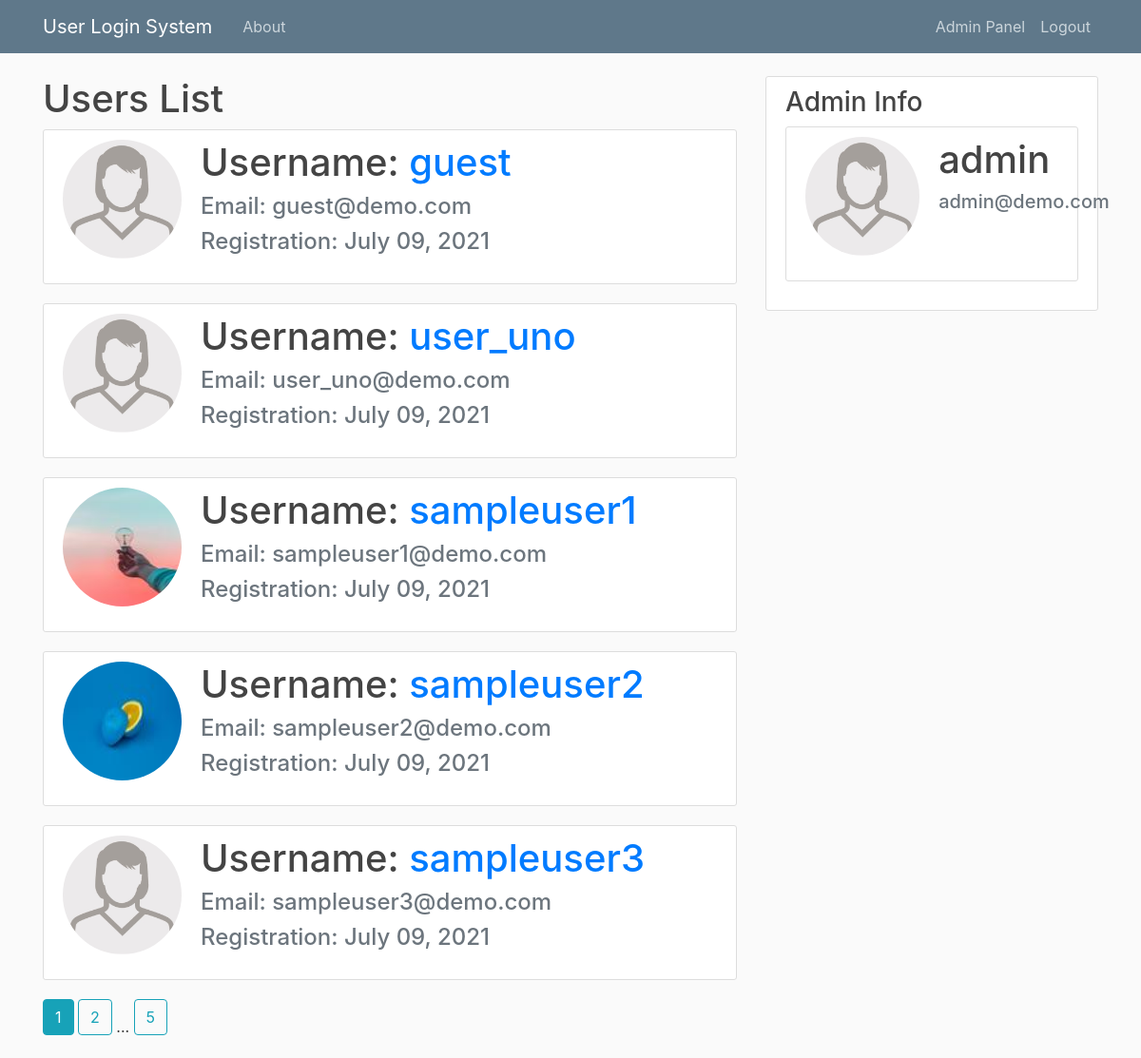
The app's page /adminpanel (signed in), older data.
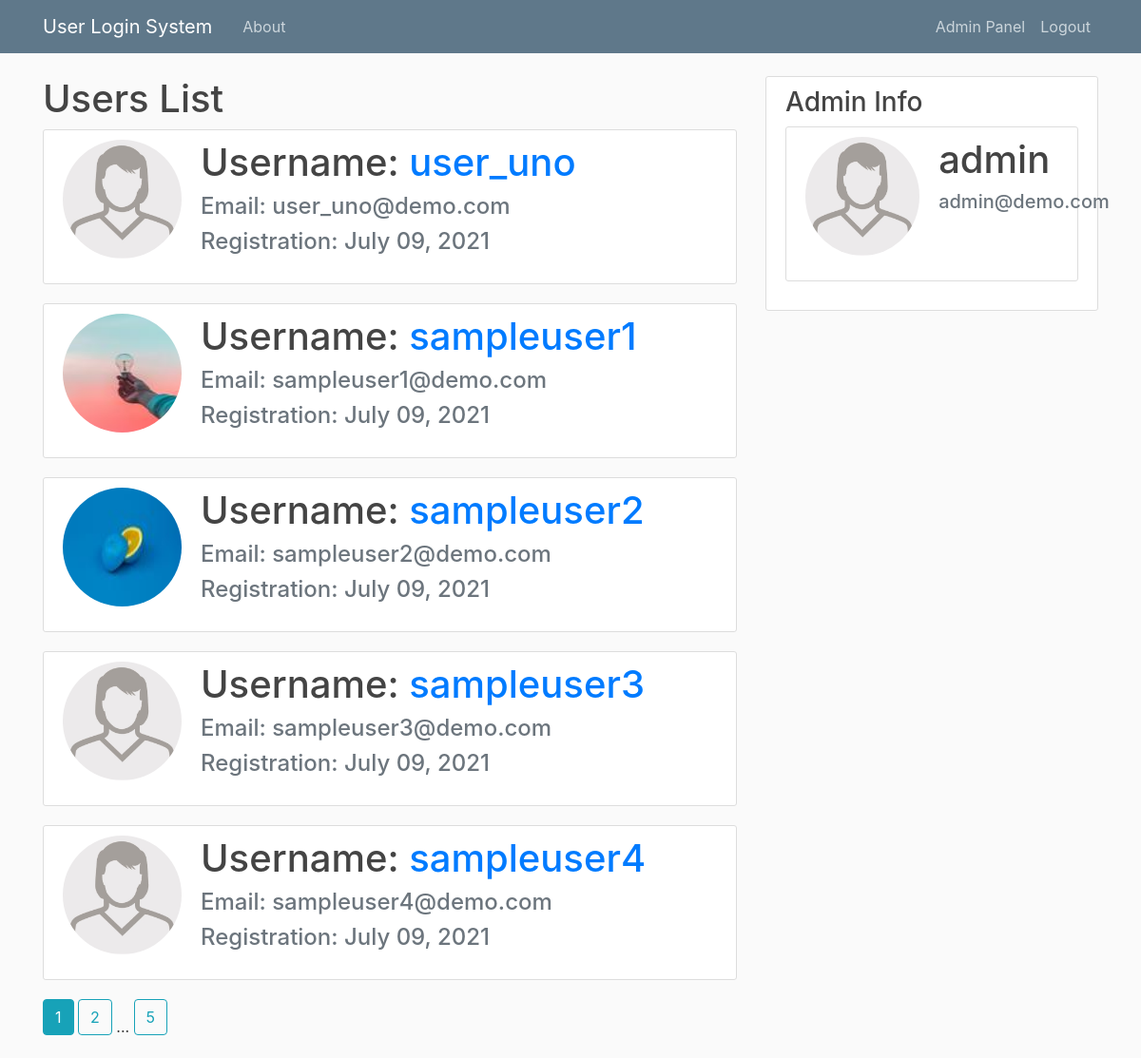
The same page, newer data.
### user_login_system/models.py (models this page shows, shortened)
class User(db.Model, UserMixin):
    id = db.Column(db.Integer, primary_key=True)
    username = db.Column(db.String(20), unique=True, nullable=False)
    email = db.Column(db.String(120), unique=True, nullable=False)
    profile_pic = db.Column(db.String(20), nullable=False, default='default.jpg')
    password = db.Column(db.String(60), nullable=False)
    date_of_registration = db.Column(db.DateTime, nullable=False, default=datetime.utcnow)
    is_verified = db.Column(db.Boolean, default=False, nullable=False)
    reviewed = db.Column(db.Boolean, default=False, nullable=False)

### user_login_system/user/routes.py (the view)
@users.route('/adminpanel', methods=['GET', 'POST'])
@login_required
def admin_panel():
    if current_user.username == 'admin':
        page = request.args.get('page', 1, type=int)
        users = User.query.filter(User.username != 'admin').filter(User.reviewed == False)\
            .paginate(per_page=5, page=page)
        profile_pic = url_for('static', filename='profile_pics/' + current_user.profile_pic)
        return render_template('admin_panel.html', title='Admin Panel', users=users, profile_pic=profile_pic)
    else:
        flash(f'You are not an admin. This page is not accessible to you.', 'danger')
        return redirect(url_for('users.user_dashboard'))

### user_login_system/models.py (called while the page is built)
@login_manager.user_loader
def load_user(user_id):
    return User.query.get(int(user_id))

### user_login_system/templates/admin_panel.html
{% extends "layout.html" %}
{% block bodycontent %}
    <h1>Users List</h1>
    {% for user in users.items %}
        {% if user.username != 'admin' %}
            <div class="content-section">
                <div class="media">
                    <img class="rounded-circle account-img"
                         src="{{ url_for('static', filename='profile_pics/' + user.profile_pic) }}">
                    <div class="media-body">
                        <h3 class="account-heading">Username:
                            <a href="{{ url_for('users.user_verification', username=user.username) }}">
                                {{ user.username }}</a>
                            </h3>
                        <h4 class="text-secondary">Email: {{ user.email }}</h4>
                        <h4 class="text-secondary">Registration:
                            {{ current_user.date_of_registration.strftime("%B %d, %Y") }}</h4>
                    </div>
                </div>
            </div>
        {% endif %}
    {% endfor %}
    {% for page_number in users.iter_pages(left_edge=1, right_edge=1, left_current=1, right_current=2) %}
        {% if page_number %}
            {% if users.page == page_number %}
                <a class="btn btn-info mb-4"
                   href="{{ url_for('users.admin_panel', page=page_number) }}">{{ page_number }}</a>
            {% else %}
                <a class="btn btn-outline-info mb-4"
                   href="{{ url_for('users.admin_panel', page=page_number) }}">{{ page_number }}</a>
            {% endif %}
        {% else %}
            ...
        {% endif %}
    {% endfor %}
{% endblock bodycontent %}
{% block sidebar %}
    <div class="col-md-4">
        <div class="content-section">
            <h3>Admin Info</h3>
            <div>
                <div class="content-section">
                    <div class="media">
                        <img class="rounded-circle account-img" src="{{ profile_pic }}">
                        <div class="media-body">
                            <h2 class="account-heading">{{ current_user.username }}</h2>
                            <h5 class="text-secondary">{{ current_user.email }}</h5>
                        </div>
                    </div>
                </div>
            </div>
        </div>
    </div>
{% endblock sidebar %}

Row changes from the older to the newer data that the page shows:
no longer on this page (row edited): User: profile_pic (placeholder picture), username "guest", email "guest@demo.com", {{ current_user.date_of_registration.strftime("%B %d, %Y") }} "July 09, 2021"
now on this page (row unchanged): User: profile_pic (placeholder picture), username "sampleuser4", email "sampleuser4@demo.com", {{ current_user.date_of_registration.strftime("%B %d, %Y") }} "July 09, 2021"
